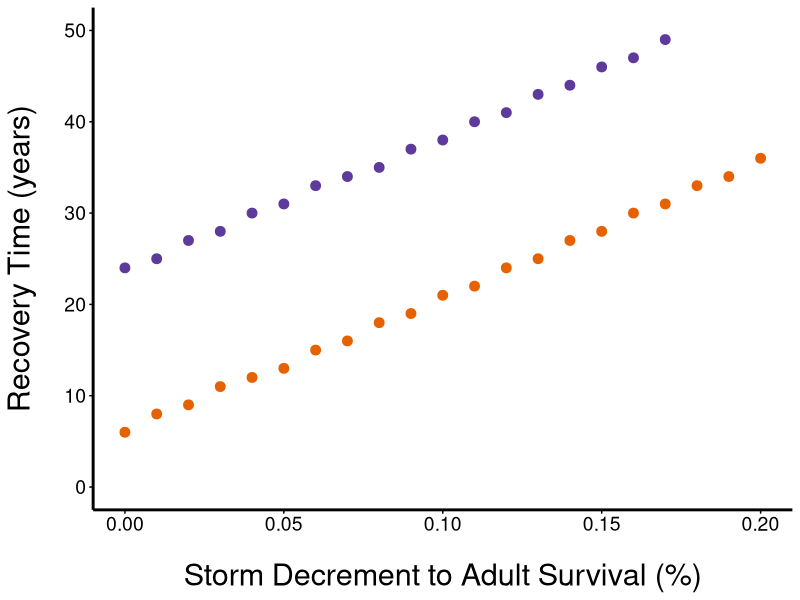

Here is the R script that generated this plot:
#life table for PUMA

#annual survival rates from Brown, C. R., D. A. Airola, and S. Tarof (2021). Purple Martin (Progne subis), version 2.0. In Birds of the World (P. G. Rodewald, Editor). Cornell Lab of Ornithology, Ithaca, NY, USA. https://doi-org.silk.library.umass.edu/10.2173/bow.purmar.02
surv_adult = 0.63 #annual survival of adults age 2-5 years
surv_1styr = 0.48 #annual survival of adults age 1
surv_fledge = 0.27 #annual survival of fledglings to first year

#clutch sizes in N. Texas from Brown, C. R. (1978c). Clutch size and reproductive success of adult and subadult Purple Martins. Southwestern Naturalist 23: 597–604.
clutch_adult = 4.97
clutch_1styr = 4.11

#egg success (probability of egg surviving to chick fledging) 
egg_success = 0.71 #average for TX and for LA from PMCA data across all years
max_egg_success = 0.82 #maximum for TX from PMCA data across all years
egg_success_TX_storm = 0.67 #average egg success in 2021 for TX
egg_success_LA_storm = 0.53 #average egg success in 2021 for LA


#to maintain a stable population
timesteps = 10
life.table = data.frame(time = 0:timesteps, n_adults = NA, n_1styr = NA, n_fledge = NA, n_eggs = NA)
life.table$n_adults[1] <- 100

for (i in 0:timesteps) {
	n_adults = life.table$n_adults[life.table$time==i]
	n_adult_replacements = n_adults - (n_adults * surv_adult) #number of 1st yrs needed to replace annual attrition in adults
	n_1styr = n_adult_replacements / surv_1styr #number of 1st yrs needed to reach adult replacement given annual survival
	n_fledge = n_1styr / surv_fledge #number of fledgies needed to replace 1st yrs annually
	n_eggs = ((n_adults/2)* clutch_adult) + ((n_1styr/2)* clutch_1styr) #number of eggs produced given the # of adults and 1st years and their respective clutch sizes
	life.table[life.table$time==i,] <- c(i, n_adults, n_1styr, n_fledge, n_eggs)
	life.table$n_adults[life.table$time==i+1] <- (life.table$n_adults[life.table$time==i]* surv_adult) + (life.table$n_1styr[life.table$time==i]* surv_1styr)
}

####################################################################################################

#to maintain a stable/growing population in TX
timesteps = 10
life.table.TX = data.frame(time = 0:timesteps, n_adults = NA, n_1styr = NA, n_fledge = NA, n_eggs = NA)
life.table.TX[1,] <- life.table[1,]

for (i in 1:timesteps) {
	life.table.TX$n_adults[life.table.TX$time==i] = (life.table.TX$n_adults[life.table.TX$time==i-1]* surv_adult) + (life.table.TX$n_1styr[life.table.TX$time==i-1]* surv_1styr)
	life.table.TX$n_1styr[life.table.TX$time==i] = life.table.TX$n_fledge[life.table.TX$time==i-1]* surv_fledge
	life.table.TX$n_eggs[life.table.TX$time==i] = ((life.table.TX$n_adults[life.table.TX$time==i]/2)* clutch_adult) + ((life.table.TX$n_1styr[life.table.TX$time==i]/2)* clutch_1styr) #number of eggs produced given the # of adults and 1st years and their respective clutch sizes
	life.table.TX$n_fledge[life.table.TX$time==i] = life.table.TX$n_eggs[life.table.TX$time==i]* egg_success
}


#storm decrement in TX w/ reduced adult survival and nest success in year 1 followed by average egg success
TX_recovery <- data.frame(time=rep(NA,21), mortality=rep(NA,21))

egg_success_TX_storm = 0.67
timesteps=50
life.table.TX.storm = data.frame(time = 0:timesteps, n_adults = NA, n_1styr = NA, n_fledge = NA, n_eggs = NA)
life.table.TX.storm[1,] <- life.table.TX[1,]

for (j in 1:21) {
	adult_storm_mortality = (j-1)*0.01
	for (i in 1:timesteps) {
		if (i ==1) {
			life.table.TX.storm$n_adults[life.table.TX.storm$time==i] = (life.table.TX.storm$n_adults[life.table.TX.storm$time==i-1]* (surv_adult-adult_storm_mortality)) + (life.table.TX.storm$n_1styr[life.table.TX.storm$time==i-1]* surv_1styr)
		}
		else {
			life.table.TX.storm$n_adults[life.table.TX.storm$time==i] = (life.table.TX.storm$n_adults[life.table.TX.storm$time==i-1]* surv_adult) + (life.table.TX.storm$n_1styr[life.table.TX.storm$time==i-1]* surv_1styr)
		}
		life.table.TX.storm$n_1styr[life.table.TX.storm$time==i] = life.table.TX.storm$n_fledge[life.table.TX.storm$time==i-1]* surv_fledge
		life.table.TX.storm$n_eggs[life.table.TX.storm$time==i] = ((life.table.TX.storm$n_adults[life.table.TX.storm$time==i]/2)* clutch_adult) + ((life.table.TX.storm$n_1styr[life.table.TX.storm$time==i]/2)* clutch_1styr) #number of eggs produced given the # of adults and 1st years and their respective clutch sizes
		if (i ==1) {
			life.table.TX.storm$n_fledge[life.table.TX.storm$time==i] = life.table.TX.storm$n_eggs[life.table.TX.storm$time==i]* egg_success_TX_storm
			}
		else {
			life.table.TX.storm$n_fledge[life.table.TX.storm$time==i] = life.table.TX.storm$n_eggs[life.table.TX.storm$time==i]* egg_success
			}
	}
TX_recovery$time[j]<-min(life.table.TX.storm$time[which(life.table.TX.storm$n_adults>=100 & life.table.TX.storm$time>2)])-1
TX_recovery$mortality[j]<- adult_storm_mortality
}





########################################
#to maintain a stable/growing population in LA
timesteps = 10
life.table.LA = data.frame(time = 0:timesteps, n_adults = NA, n_1styr = NA, n_fledge = NA, n_eggs = NA)
life.table.LA[1,] <- life.table[1,]

for (i in 1:timesteps) {
	life.table.LA$n_adults[life.table.LA$time==i] = (life.table.LA$n_adults[life.table.LA$time==i-1]* surv_adult) + (life.table.LA$n_1styr[life.table.LA$time==i-1]* surv_1styr)
	life.table.LA$n_1styr[life.table.LA$time==i] = life.table.LA$n_fledge[life.table.LA$time==i-1]* surv_fledge
	life.table.LA$n_eggs[life.table.LA$time==i] = ((life.table.LA$n_adults[life.table.LA$time==i]/2)* clutch_adult) + ((life.table.LA$n_1styr[life.table.LA$time==i]/2)* clutch_1styr) #maximum number of eggs produced given the number of adults and 1st years in the population and their respective clutch sizes
	life.table.LA$n_fledge[life.table.LA$time==i] = life.table.LA$n_eggs[life.table.LA$time==i]* egg_success
}


#storm decrement in LA w/ reduced adult survival
LA_recovery <- data.frame(time=rep(NA,21), mortality=rep(NA,21))

egg_success_LA_storm = 0.53
timesteps=50
life.table.LA.storm = data.frame(time = 0:timesteps, n_adults = NA, n_1styr = NA, n_fledge = NA, n_eggs = NA)
life.table.LA.storm[1,] <- life.table.LA[1,]

for (j in 1:21) {
	adult_storm_mortality = (j-1)*0.01
	for (i in 1:timesteps) {
		if (i ==1) {
			life.table.LA.storm$n_adults[life.table.LA.storm$time==i] = (life.table.LA.storm$n_adults[life.table.LA.storm$time==i-1]* (surv_adult-adult_storm_mortality)) + (life.table.LA.storm$n_1styr[life.table.LA.storm$time==i-1]* surv_1styr)
		}
		else {
			life.table.LA.storm$n_adults[life.table.LA.storm$time==i] = (life.table.LA.storm$n_adults[life.table.LA.storm$time==i-1]* surv_adult) + (life.table.LA.storm$n_1styr[life.table.LA.storm$time==i-1]* surv_1styr)
		}
		life.table.LA.storm$n_1styr[life.table.LA.storm$time==i] = life.table.LA.storm$n_fledge[life.table.LA.storm$time==i-1]* surv_fledge
		life.table.LA.storm$n_eggs[life.table.LA.storm$time==i] = ((life.table.LA.storm$n_adults[life.table.LA.storm$time==i]/2)* clutch_adult) + ((life.table.LA.storm$n_1styr[life.table.LA.storm$time==i]/2)* clutch_1styr) #maximum number of eggs produced given the number of adults and 1st years in the population and their respective clutch sizes
		if (i ==1) {
			life.table.LA.storm$n_fledge[life.table.LA.storm$time==i] = life.table.LA.storm$n_eggs[life.table.LA.storm$time==i]* egg_success_LA_storm
			}
		else {
			life.table.LA.storm$n_fledge[life.table.LA.storm$time==i] = life.table.LA.storm$n_eggs[life.table.LA.storm$time==i]* egg_success
			}
	}
LA_recovery$time[j]<-min(life.table.LA.storm$time[which(life.table.LA.storm$n_adults>=100 & life.table.LA.storm$time>2)])-1
LA_recovery$mortality[j]<- adult_storm_mortality
}
LA_recovery$time[LA_recovery$time=="Inf"]<-NA

recovery <- merge(TX_recovery, LA_recovery, by="mortality")
names(recovery) <- c("mortality", "TX_time", "LA_time")

library (ggplot2)
ggplot(recovery, aes(y=TX_time, x=mortality))+ 
	geom_point(size=3, col="#E66100")+
	geom_point(aes(y=LA_time, x=mortality), size=3, col="#5D3A9B")+
	xlab("Storm Decrement to Adult Survival (%)")+
	ylab("Recovery Time (years)")+
	ylim(0,50)+
	scale_linetype_manual(values=c('solid','solid'))+
	theme_minimal()+
	theme(panel.grid.major = element_blank(), panel.grid.minor = element_blank(), 
	legend.position = "none", 
	axis.text.x=element_text(size=14, colour="black"), 
	axis.text.y=element_text(size=14, colour="black"), 
	axis.title.x=element_text(size=22, colour="black", margin=margin(20,0,0,0)), 
	axis.title.y=element_text(size=22, colour="black", margin=margin(0,20,0,0)), 
	axis.ticks.x=element_line(colour="black"), 
	axis.ticks.y=element_line(colour="black"), 
	axis.line=element_line(size=1))
